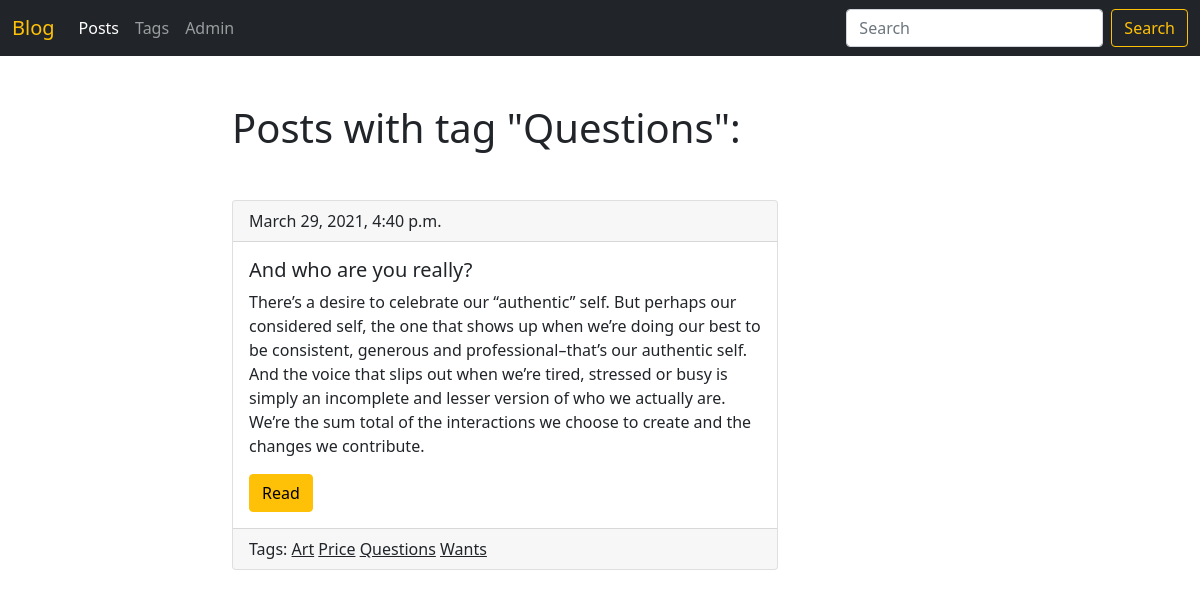
Screenshot of /blog/tag/questions/ with the database file from the repository.
### blog/models.py (models this page shows, shortened)
class Tag(models.Model):
    title = models.CharField(max_length=50)
    slug = models.SlugField(max_length=50, unique=True)
    def get_absolute_url(self):
        return reverse('tag_detail', kwargs={'slug': self.slug})
    class Meta:
        ordering = ['title']

class Post(models.Model):
    title = models.CharField(max_length=150, db_index=True)
    slug = models.SlugField(max_length=150, blank=True, unique=True)
    body = models.TextField(blank=True, db_index=True)
    date_pub = models.DateTimeField(auto_now_add=True)
    tags = models.ManyToManyField('tag', blank=True, related_name='posts')
    def get_absolute_url(self):
        return reverse('post_detail', kwargs={'slug': self.slug})
    class Meta:
        ordering = ['-date_pub']

### blog/views.py (the view)
# urls.py: path('tag/<str:slug>/', TagDetail.as_view(), name='tag_detail'),
class TagDetail(ObjectDetailMixin, View):
    model = Tag
    template = 'blog/tag/tag_detail.html'

### blog/utils.py (called while the page is built)
    def get(self, request, slug):
        obj = get_object_or_404(self.model, slug__iexact=slug)
        return render(request, self.template, {self.model.__name__.lower(): obj, 'admin_object': obj, 'detail': True})

### blog/templates/blog/tag/tag_detail.html (shortened to what this page needs)
{% extends 'blog/base_blog.html' %}
{% block content %}
    <h1 class="mb-5">Posts with tag "{{ tag.title|title }}":</h1>
    {% for post in tag.posts.all %}
        {% include 'blog/cards.html' %}
    {% endfor %}
{% endblock %}

### blog/templates/blog/cards.html
<div class="card mb-5">
      <div class="card-header">
            {{ post.date_pub }}
      </div>
      <div class="card-body">
            <h5 class="card-title">{{ post.title }}</h5>
            <p class="card-text">{{ post.body }}</p>
            <a href="{{ post.get_absolute_url }}" class="btn btn-warning">Read</a>
      </div>
            <div class="card-footer">
                  Tags:
                  {% for tag in post.tags.all %}
                  <a href="{{ tag.get_absolute_url }}" class="link-dark">{{ tag.title }}</a>
                  {% endfor %}
            </div>
</div>

### rows the page displays
Tag: title "Questions"
Post: date_pub "March 29, 2021, 4:40 p.m.", title "And who are you really?", body "There’s a desire to celebrate our “authentic” self. But perhaps our considered self, the one that shows up when we’re doing our best to be consistent, generous and professional–that’s our authentic self. And the voice that slips out when we’re tired, stressed or busy is simply an incomplete and lesser version of who we actually are. We’re the sum total of the interactions we choose to create and the changes we contribute."
Tag: title "Art"
Tag: title "Price"
Tag: title "Wants"
